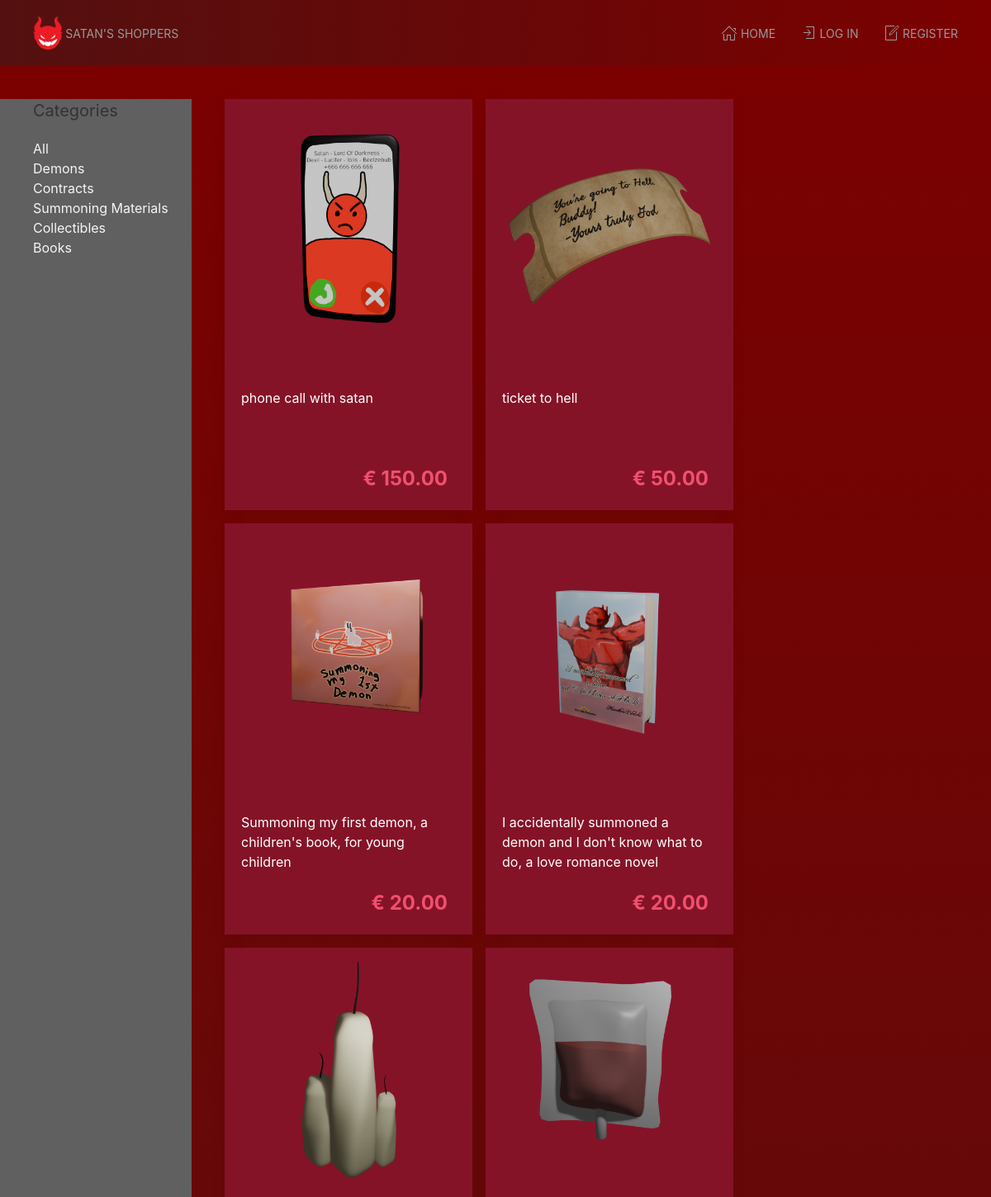
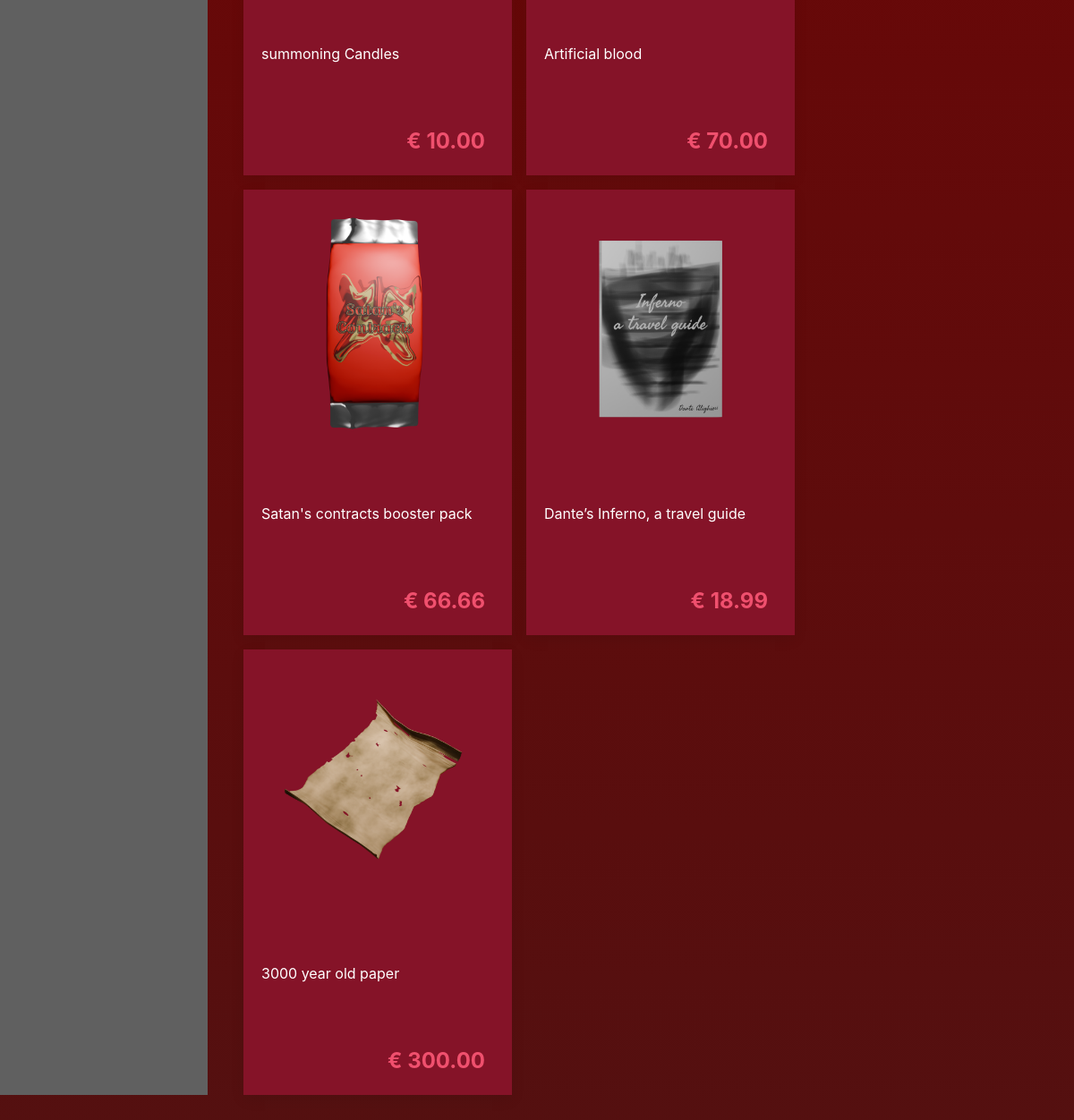
Before: /dev/index.php?category=all with the older database file (2 pictures, top to bottom).
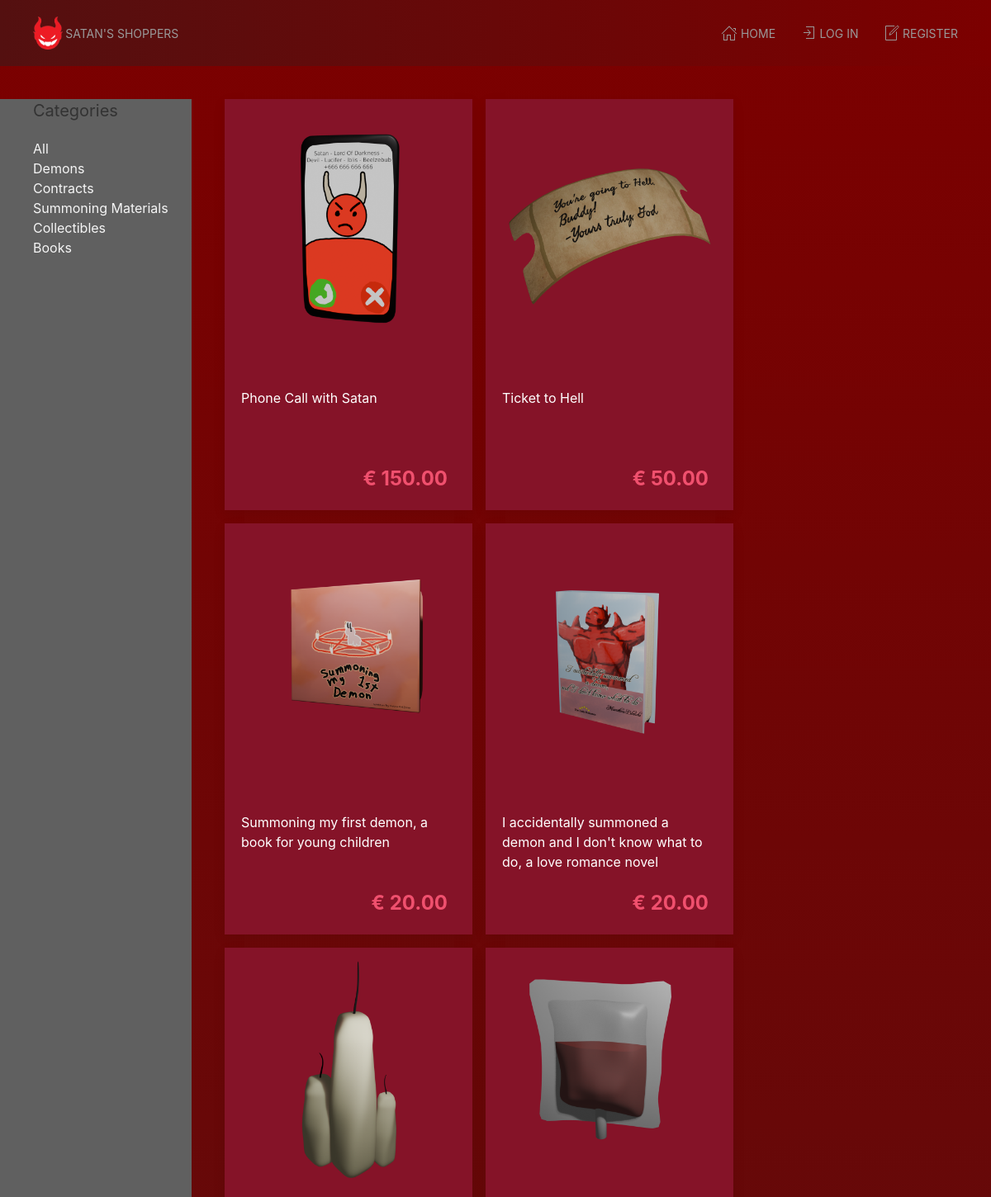
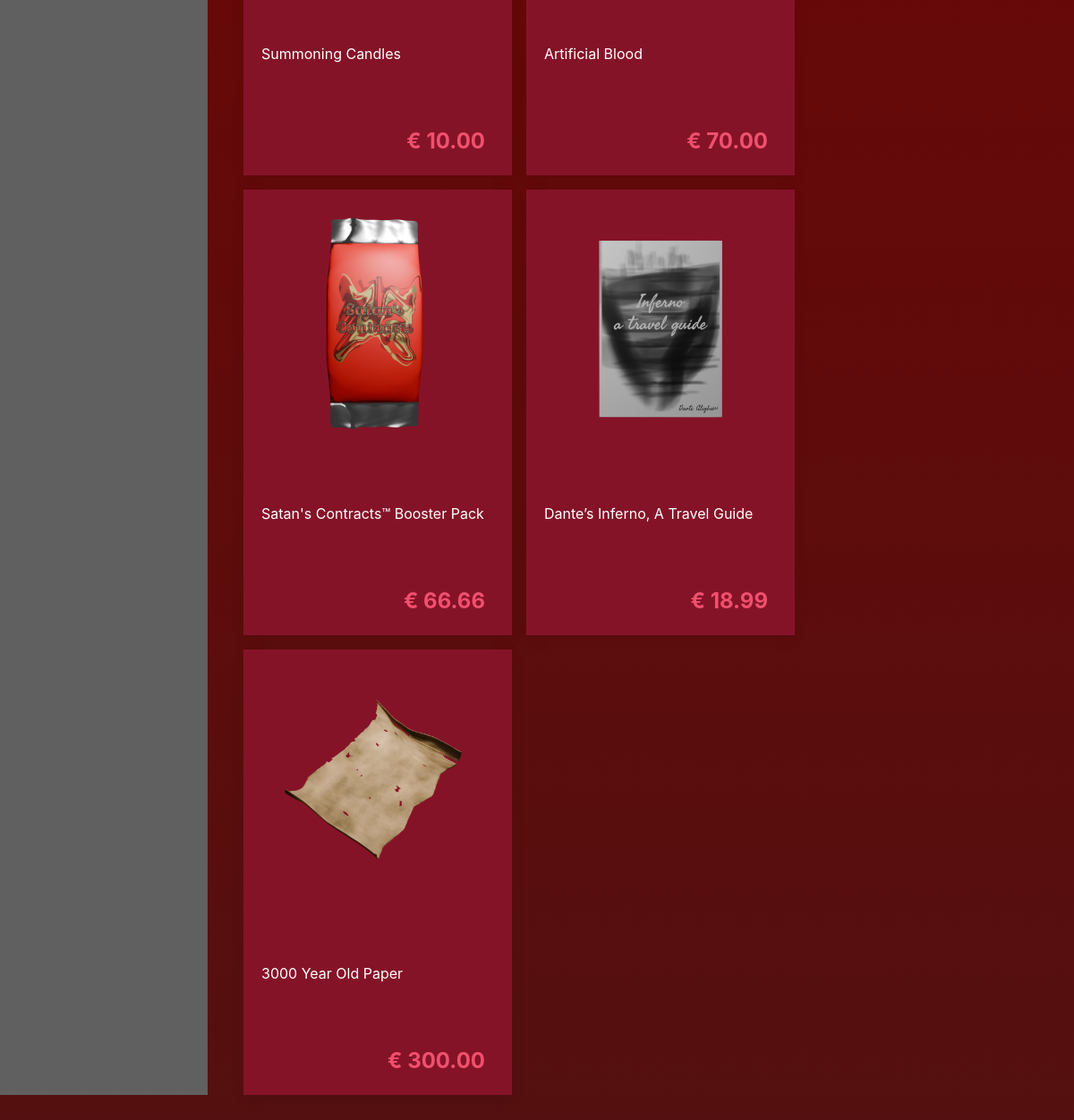
After: the same page with the newer database file (2 pictures, top to bottom).
### tables this page shows
CREATE TABLE `products` (
  `id` int(11) NOT NULL,
  `price` decimal(6,2) NOT NULL,
  `name` varchar(255) NOT NULL,
  `description` varchar(255) NOT NULL,
  `image` varchar(255) NOT NULL,
  `category_id` int(255) NOT NULL
);

### dev/index.php (the view, shortened to what this page needs)
<?php
include_once("templates/head.inc.php");
$category="";
if($category == ""){
$statement = $conn->prepare("SELECT * FROM products");
$statement->execute();
}
else{
$statement = $conn->prepare("SELECT * FROM products WHERE category_id = ?");
$statement->execute([$category]);
}
$products = $statement->fetchAll(PDO::FETCH_ASSOC);
?>
   <main class="uk-container uk-padding">
      <div class="uk-grid">
         <section class="uk-width-1-5">
            <h4>Categories</h4>
<a class="uk-link-text" href="?category=all">All</a>
<br>
<a class="uk-link-text" href="?category=demons">Demons</a>
<br>
<a class="uk-link-text" href="?category=contracts">Contracts</a>
<br>
<a class="uk-link-text" href="?category=materials">Summoning Materials</a>
<br>
<a class="uk-link-text" href="?category=collectibles">Collectibles</a>
<br>
<a class="uk-link-text" href="?category=books">Books</a>
         </section>
         <section class="uk-width-4-5">
            <div class="uk-flex uk-flex-home uk-flex-wrap">
            <?php foreach($products as $product): ?>
               <a class="product-card uk-card uk-card-home uk-card-default uk-card-small uk-card-hover"
                  href="product.php?id=<?= $product['id'] ?>">
                  <div class="uk-card-media-top uk-align-center">
                     <img src="<?= 'img/' . $product['image'] ?>" alt="" class="product-image uk-align-center">
                  </div>
                  <div class="uk-card-body uk-card-body-home">
                     <p class="product-card-p"><?= $product['name'] ?></p>
                     <p class="product-card-p uk-text-large uk-text-bold uk-text-danger uk-text-right">
                     &euro; <?= $product['price'] ?>
                     </p>
                  </div>
               </a>
            <?php endforeach; ?>
         </section>
<?php
include_once("templates/foot.inc.php");

### dev/templates/head.inc.php (shortened to what this page needs)
<!DOCTYPE php>
<head>
   <link rel="stylesheet" href="css/uikit.min.css">
   <link rel="stylesheet" href="css/style.css">
</head>
<body>
   <nav class="uk-navbar-container">
      <div class="uk-container">
         <div uk-navbar>
            <div class="uk-navbar-left">
               <ul class="uk-navbar-nav">
                  <li>
                     <a href="index.php">
                        <img class="logo" src="img/logo4.png" alt="Satan's Shoppers"
                           title="Satans Shoppers" />
                       Satan's Shoppers
                     </a>
                  </li>
               </ul>
            </div>
            <div class="uk-navbar-right">
               <ul class="uk-navbar-nav">
                  <li class="uk-active"><a href="index.php"><span uk-icon="icon: home"></span>Home</a></li>
<?php if(empty($_SESSION["username"])): ?>
                  <li><a href="login.php"><span uk-icon="icon: sign-in"></span>Log In</a></li>
                  <li><a href="register.php"><span uk-icon="icon: file-edit"></span>Register</a></li>
<?php endif ?>
               </ul>
            </div>
         </div>
      </div>
   </nav>

### dev/templates/foot.inc.php (shortened to what this page needs)
</body>
</html>

### dev/css/style.css (style rules this page uses)
.logo { height: 40px; }
.product-image { width: 300px; height: 300px; }
.product-card, .product-card-p { text-decoration: none !important; color: #666; background-color: #760a1e; }
.uk-card-home, .uk-card-body-home { width: 300px; }
.uk-card-body-home > p { max-width: 250px; }
.uk-card-body-home > p:first-child { min-height: 72px; }
.uk-flex-home, .uk-cart-gap, .uk-card-body-gap { gap: 1rem; }
.product-card-p { background-color: #851328; color:white; }
.product-card { background-color: #851328; }

Changed rows visible on the page:
changed products: name "phone call with satan" → "Phone Call with Satan"
changed products: name "ticket to hell" → "Ticket to Hell"
changed products: name "Summoning my first demon, a children's book, for young children" → "Summoning my first demon, a book for young children"
changed products: name "summoning Candles" → "Summoning Candles"
changed products: name "Artificial blood" → "Artificial Blood"
changed products: name "Satan's contracts booster pack" → "Satan's Contracts™ Booster Pack"
changed products: name "Dante’s Inferno, a travel guide" → "Dante’s Inferno, A Travel Guide"
changed products: name "3000 year old paper" → "3000 Year Old Paper"
